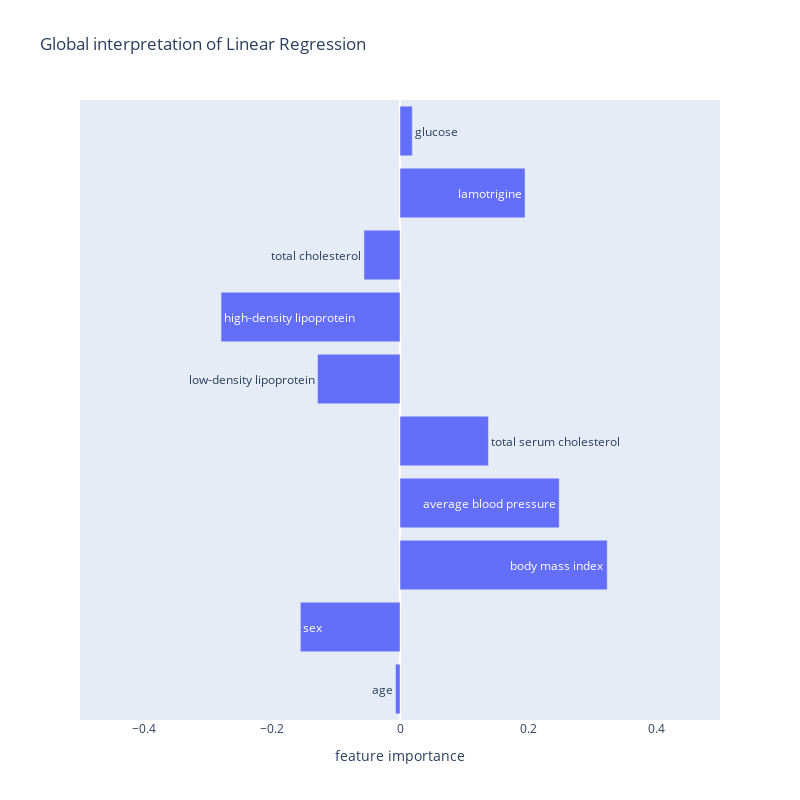

The cell this chart's notebook holds for it:
### Code cell
import plotly.express as px
fig = px.bar(lr_weights, y='variable', x='coefficient', orientation='h', range_x=(-0.5, 0.5), text='variable', title='Global interpretation of Linear Regression', height=800, width=800, labels={'coefficient': 'feature importance'})
fig.update_yaxes(visible=False, showticklabels=False)
fig.update_xaxes(showgrid=False)
fig.show()

### Figure 1 — Plotly figure (JSON) as saved in the notebook; plotly's stock layout.template omitted (floating-point values rounded to 4 significant figures)
{"data": [{"alignmentgroup": "True", "hovertemplate": "feature importance=%{x}<br>variable=%{text}<extra></extra>", "legendgroup": "", "marker": {"color": "#636efa", "pattern": {"shape": ""}}, "name": "", "offsetgroup": "", "orientation": "h", "showlegend": false, "text": ["age", "sex", "body mass index", "average blood pressure", "total serum cholesterol", "low-density lipoprotein", "high-density lipoprotein", "total cholesterol", "lamotrigine", "glucose"], "textposition": "auto", "type": "bar", "x": [-0.007005, -0.1557, 0.3238, 0.2488, 0.1382, -0.1289, -0.2796, -0.05628, 0.1954, 0.01919], "xaxis": "x", "y": ["age", "sex", "body mass index", "average blood pressure", "total serum cholesterol", "low-density lipoprotein", "high-density lipoprotein", "total cholesterol", "lamotrigine", "glucose"], "yaxis": "y"}], "layout": {"barmode": "relative", "height": 800, "legend": {"tracegroupgap": 0}, "title": {"text": "Global interpretation of Linear Regression"}, "width": 800, "xaxis": {"anchor": "y", "domain": [0, 1], "range": [-0.5, 0.5], "showgrid": false, "title": {"text": "feature importance"}}, "yaxis": {"anchor": "x", "domain": [0, 1], "showticklabels": false, "title": {"text": "variable"}, "visible": false}}}
